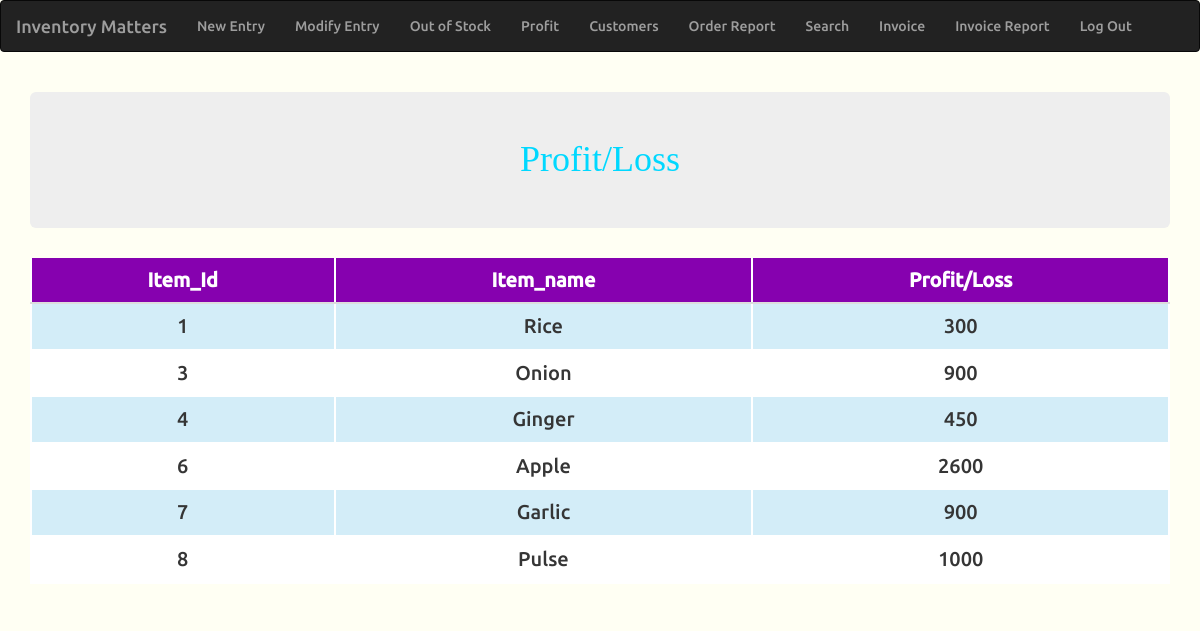
Screenshot of /profit_calc.php with the database file from the repository.
### tables this page shows
CREATE TABLE `items` (
  `Item_id` int(11) NOT NULL,
  `Name` varchar(20) NOT NULL,
  `Quantity` int(11) NOT NULL,
  `Per_unit_buying_price` int(11) NOT NULL,
  `Total_price` int(11) NOT NULL,
  `per_unit_selling_price` int(11) NOT NULL,
  `entry_id` int(11) NOT NULL
);

### profit_calc.php (the view, shortened to what this page needs)
<!DOCTYPE html>
<?php
		include('include/our_connect.php');
		$sql = 'SELECT i.Item_id, i.Name, ((i.per_unit_selling_price-i.per_unit_buying_price)*(sum(o.Order_Amount))) as Profit FROM items as i, orders as o, contains as c WHERE i.Item_id=c.Item_id AND c.Order_id=o.order_id group by i.Item_id';
		$query = mysqli_query($conn, $sql);
	 ?>
<html>
<head>
  <link rel="stylesheet" href="css/bootstrap.min.css">
  <link rel="stylesheet" href="font-awesome/css/font-awesome.min.css">
  <link rel="stylesheet" href="css/all.css">
  <link rel="stylesheet" href="css/table.css">
</head>
<body>
	<?php include('include/nav.php'); ?>
	<div class="container">
		<table class="table table-responsive data-table">
			<h1 class="jumbotron txtgreen in-middle">Profit/Loss</h1>
			<thead>
				<tr>
				   <th>Item_Id</th>
				   <th>Item_name</th>
					<th>Profit/Loss</th>
				</tr>
			</thead>
			<tbody>
				<?php
					while($row = mysqli_fetch_array($query)) {
				echo '<tr>
				<td>'.$row['Item_id'].'</td>
				<td>'.$row['Name'].'</td>
				<td>'.$row['Profit'].'</td>
					</tr>';
					}
				?>
			</tbody>
		</table>
	</div>
</body>
</html>

### css/all.css (style rules this page uses)
body { background-color: #fffff3 !important; font-family: "ourFont"; }
h1, h2, h3, h4, h5, h6 { text-transform: capitalize; color: #FB9902 !important; font-family: 'Lobster'; }
.in-middle { margin-left: auto; margin-right: auto; text-align: center; }
.txtgreen { color: #00D8FF !important; font-family: 'Lobster' !important; }

### css/table.css (style rules this page uses)
table { margin: auto; font-family: "ourFont", "Lucida Sans Unicode", "Lucida Grande", "Segoe Ui"; font-size: 15px; }
table td { transition: all .5s; text-align: center; }
.data-table { border-collapse: collapse; font-size: 20px; min-width: 537px; }
.data-table th, .data-table td { border: 2px solid white;#2A0934; padding: 7px 17px; }
.data-table thead th { background-color: #8601AF; color: white; text-transform: capitalize; text-align:center; }
.data-table tbody td { color: #353535; background-color: #ffffff; }
.data-table tbody tr:nth-child(odd) td { background-color: #d3edf8 ; }

### rows the page displays
items: Item_id "1", Name "Rice", Profit "300"
items: Item_id "3", Name "Onion", Profit "900"
items: Item_id "4", Name "Ginger", Profit "450"
items: Item_id "6", Name "Apple", Profit "2600"
items: Item_id "7", Name "Garlic", Profit "900"
items: Item_id "8", Name "Pulse", Profit "1000"
